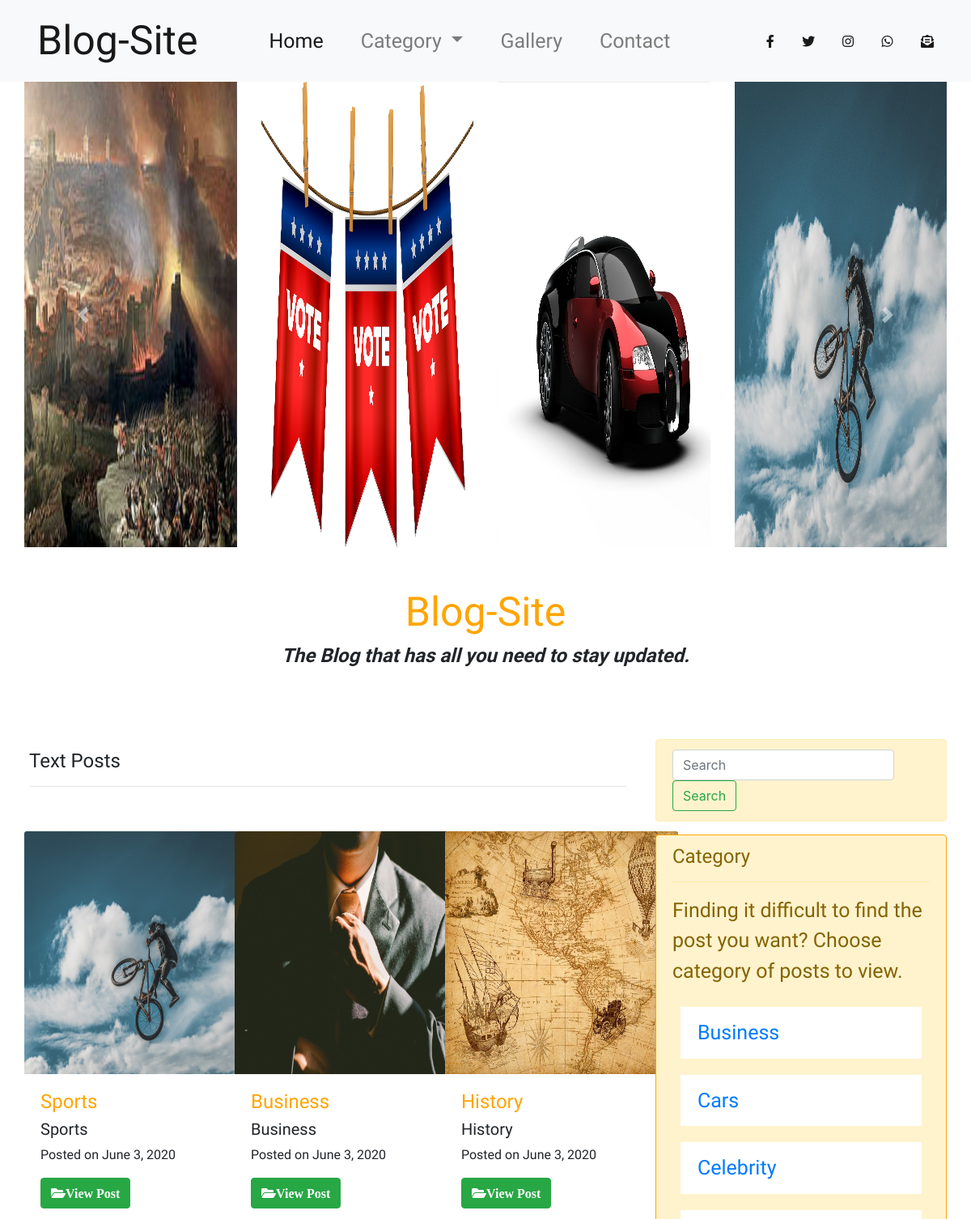
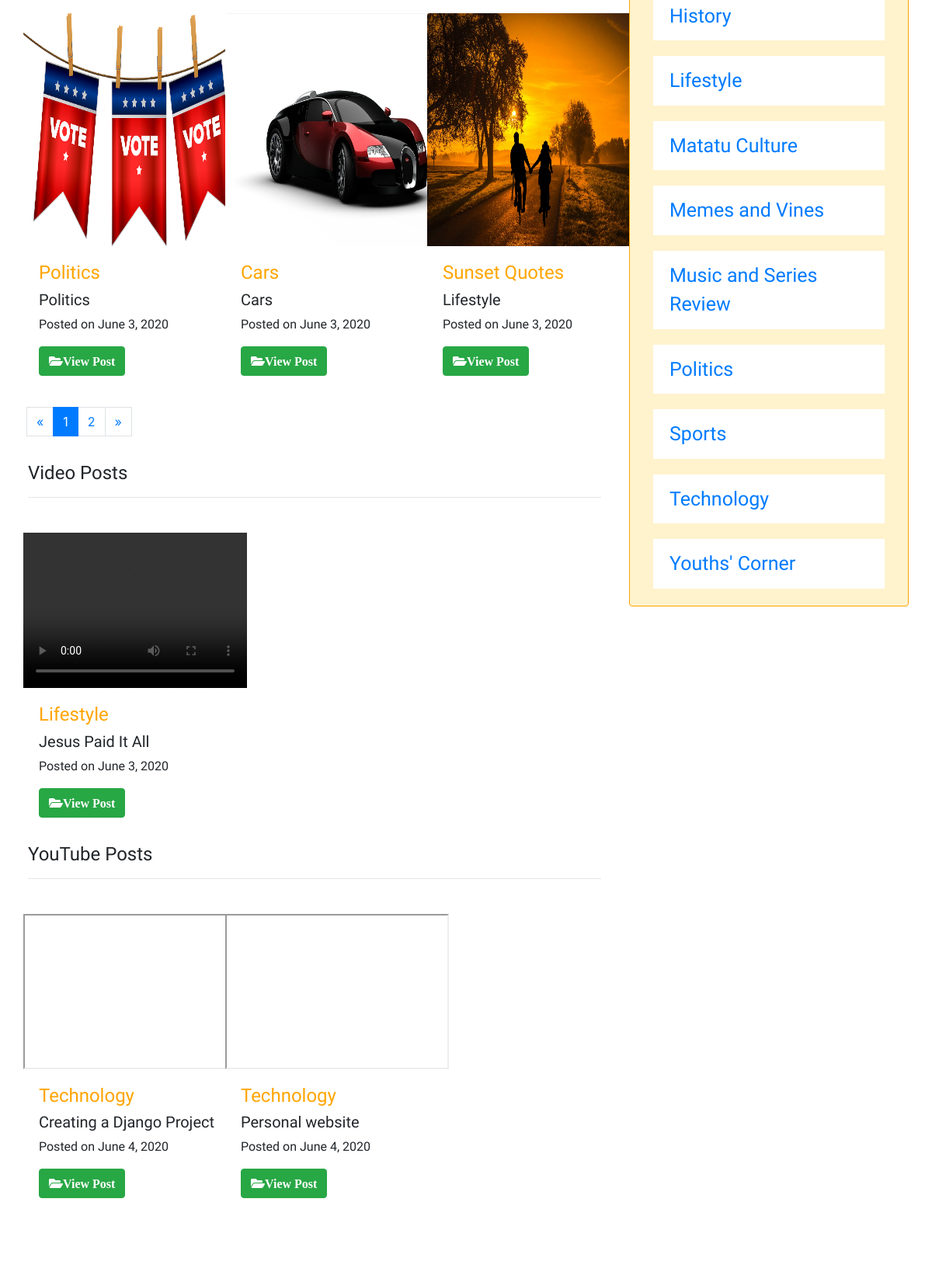
The page / (upper part) on the database its author committed (2 pictures, top to bottom).
### appBlogd/models.py (models this page shows, shortened)
class ImagePost(models.Model):
    image = models.ImageField()
    category = models.CharField(choices=category, default='unknown', max_length=100)
    title = models.CharField(max_length=50)
    description = models.CharField(max_length=200)
    author = models.CharField(max_length=40)
    story = models.TextField()
    date = models.DateField(auto_now_add=True)

class VideoPost(models.Model):
    video = models.FileField()
    category = models.CharField(choices=category, default='unknown', max_length=100)
    title = models.CharField(max_length=50)
    description = models.CharField(max_length=200)
    author = models.CharField(max_length=40)
    story = models.TextField()
    date = models.DateField(auto_now_add=True)

class YoutubePost(models.Model):
    url = models.CharField(max_length=20)
    category = models.CharField(choices=category, default='unknown', max_length=100)
    title = models.CharField(max_length=50)
    description = models.CharField(max_length=200)
    author = models.CharField(max_length=40)
    story = models.TextField()
    date = models.DateField(auto_now_add=True)

### appBlogd/views.py (the view)
# urls.py: path('', views.index, name='index'),
def index(request):
    infoCarousel = ImagePost.objects.order_by('?')
    infoImage = ImagePost.objects.order_by('?')
    infoVideo = VideoPost.objects.all
    infoYoutube = YoutubePost.objects.all
    paginator = Paginator(infoImage, 6)
    page = request.GET.get('page', 1)
    try:
        posts = paginator.page(page)
    except PageNotAnInteger:
        posts = paginator.page(1)
    except EmptyPage:
        posts = paginator.page(paginator.num_pages)
    context = {
        'infoCarousel': infoCarousel,
        'posts': posts,
        'infoVideo': infoVideo,
        'infoYoutube': infoYoutube,
    }
    return render(request, 'appBlogd/index.html', context)

### appBlogd/templates/appBlogd/index.html (shortened to what this page needs)
{% extends 'appBlogd/base.html' %}
{% block index %}
<div class="top-content">
    <div class="container-fluid">
        <div id="carousel-example" class="carousel slide" data-ride="carousel">
            <div class="carousel-inner row w-100 mx-auto" role="listbox">
                {% for infoCarousel in infoCarousel %}
                <div class="carousel-item text-center text-light col-12 col-sm-6 col-md-4 col-lg-3 {% if forloop.first %} active{% endif %}">
                    <a href="{% url 'appBlogd:viewImage_post' infoCarousel.id %}">
                        <img data-toggle="tooltip" title="{{infoCarousel.title}} | {{infoCarousel.description}}" src="{{infoCarousel.image.url}}" style="width: 100%; height: 575px;" class="img-fluid mx-auto d-block" alt="img1">
                    </a>
                </div>
                {% endfor %}
            </div>
            <a class="carousel-control-prev" href="#carousel-example" role="button" data-slide="prev">
                <span class="carousel-control-prev-icon" aria-hidden="true"></span>
            </a>
            <a class="carousel-control-next" href="#carousel-example" role="button" data-slide="next">
                <span class="carousel-control-next-icon" aria-hidden="true"></span>
            </a>
        </div>
    </div>
</div>
{% endblock %}
{% block pane %}
<div class="row">
    <div class="alert" role="alert" style="width: 100%;">
      <h4 class="alert-heading" style="font-family: BenchNine;">Text Posts</h4><hr>
    </div>
</div>
<div class="row">
    {% for posts in posts %}
    <div class="col-sm-4" style="margin-top: 10px;">
        <div class="card border-0" style="width: 18rem;">
            <a href="{% url 'appBlogd:viewImage_post' posts.id %}">
                <img src="{{posts.image.url}}" class="card-img-top" style="width: 100%; height: 300px;" alt="...">
            </a>
          <div class="card-body">
            <h4 class="card-text" style="color: #ffa500; Font-family: Teko;">{{posts.title}}</h4>
            <h5 class="card-text" style="Font-family: Bentham;">{{posts.category}}</h5>
            <p class="card-text" style="Font-family: Tenali Ramakrishna;">Posted on {{posts.date}}</p>
            <a href="{% url 'appBlogd:viewImage_post' posts.id %}" class="btn btn-success">
                <i class="fas fa-folder-open">View Post</i>
            </a>
          </div>
        </div>
    </div>
    {% endfor %}
</div>
<div class="row">
    {% if posts.has_other_pages %}
    <nav aria-label="Page navigation">
        <ul class="pagination justify-content-center" style="margin: 20px;">
        {% if posts.has_previous %}
          <li class="page-item">
              <a class="page-link" href="?page={{ posts.previous_page_number }}">&laquo;</a>
          </li>
        {% else %}
          <li class="disabled"><span class="page-link">&laquo;</span></li>
        {% endif %}
        {% for i in posts.paginator.page_range %}
          {% if posts.number == i %}
            <li class="active page-item"><span class="page-link">{{ i }} <span class="sr-only">(current)</span></span></li>
          {% else %}
            <li class="page-item"><a class="page-link" href="?page={{ i }}">{{ i }}</a></li>
          {% endif %}
        {% endfor %}
        {% if posts.has_next %}
          <li class="page-link"><a href="?page={{ posts.next_page_number }}">&raquo;</a></li>
        {% else %}
          <li class="disabled"><span class="page-link">&raquo;</span></li>
        {% endif %}
      </ul>
    </nav>
    {% endif %}
</div>
<div class="row">
    <div class="alert" role="alert" style="width: 100%;">
      <h4 class="alert-heading" style="font-family: BenchNine;">Video Posts</h4><hr>
    </div>
</div>
<div class="row">
    {% for infoVideo in infoVideo %}
    <div class="col-sm-4">
        <div class="card border-0" style="width: 18rem;">
            <video width="100%" height="200" controls>
                <source src="{{infoVideo.video.url}}" type="video/mp4">
            </video>
          <div class="card-body">
            <h4 class="card-text" style="color: #ffa500; Font-family: Teko;">{{infoVideo.category}}</h4>
            <h5 class="card-text" style="Font-family: Bentham;">{{infoVideo.title}}</h5>
            <p class="card-text" style="Font-family: Tenali Ramakrishna;">Posted on {{infoVideo.date}}</p>
            <a href="{% url 'appBlogd:viewVideo_post' infoVideo.id %}" class="btn btn-success">
                <i class="fas fa-folder-open">View Post</i>
            </a>
          </div>
        </div>
    </div>
    {% endfor %}
</div>
<div class="row">
    <div class="alert" role="alert" style="width: 100%;">
      <h4 class="alert-heading" style="font-family: BenchNine;">YouTube Posts</h4><hr>
    </div>
</div>
<div class="row">
    {% for infoYoutube in infoYoutube %}
    <div class="col-sm-4">
        <div class="card border-0" style="width: 18rem;">
            <iframe width="100%" height="200" src="https://www.youtube.com/embed/{{infoYoutube.url}}">
            </iframe>
          <div class="card-body">
            <h4 class="card-text" style="color: #ffa500; Font-family: Teko;">{{infoYoutube.category}}</h4>
            <h5 class="card-text" style="Font-family: Bentham;">{{infoYoutube.title}}</h5>
            <p class="card-text" style="Font-family: Tenali Ramakrishna;">Posted on {{infoYoutube.date}}</p>
            <a href="{% url 'appBlogd:viewYoutube_post' infoYoutube.id %}" class="btn btn-success">
                <i class="fas fa-folder-open">View Post</i>
            </a>
          </div>
        </div>
    </div>
    {% endfor %}
</div>
{% endblock %}

### appBlogd/templates/appBlogd/base.html (shortened to what this page needs)
<!DOCTYPE html>
<html lang="en">
<head>
    <link rel="stylesheet" href="https://stackpath.bootstrapcdn.com/bootstrap/4.5.0/css/bootstrap.min.css">
    <link rel="stylesheet" href="https://use.fontawesome.com/releases/v5.8.1/css/all.css">
</head>
<body class="">
    <nav class="navbar sticky-top navbar-expand-lg navbar-light bg-light">
      <a class="navbar-brand" href="{% url 'appBlogd:index' %}" style="margin-left: 30px; margin-right: 50px; Font-family: piedra; font-size: 50px;">Blog-Site</a>
      <div class="collapse navbar-collapse" id="navbarText">
        <ul class="navbar-nav mr-auto">
          <li class="nav-item active" style="padding-left: 30px;">
            <a class="nav-link" href="{% url 'appBlogd:index' %}" style="font-family: satisfy; font-size: 25px;">Home <span class="sr-only">(current)</span></a>
          </li>
          <li class="nav-item dropdown" style="padding-left: 30px;">
            <a class="nav-link dropdown-toggle" style="font-family: satisfy; font-size: 25px;" href="#" id="navbarDropdownMenuLink" role="button" data-toggle="dropdown" aria-haspopup="true" aria-expanded="false">
              Category
            </a>
          </li>
          <li class="nav-item" style="padding-left: 30px; font-family: satisfy; font-size: 25px;">
            <a class="nav-link" href="{% url 'appBlogd:gallery' %}">Gallery</a>
          </li>
          <li class="nav-item" style="padding-left: 30px; font-family: satisfy; font-size: 25px;">
            <a class="nav-link" href="{% url 'appBlogd:contact' %}">Contact</a>
          </li>
        </ul>
        <span class="navbar-text" style="margin-left: 30px; margin-right: 30px;">
            <a href="#">
                <i class="fab fa-facebook-f" style="margin-right: 30px;"></i>
            </a>
            <b>
            <a href="#">
                <i class="fab fa-twitter" style="margin-right: 30px;"></i>
            </a>
            </b>
            <a href="#">
                <i class="fab fa-instagram" style="margin-right: 30px;"></i>
            </a>
            <a href="#">
                <i class="fab fa-whatsapp" style="margin-right: 30px;"></i>
            </a>
            <a href="#" target="_blank">
                <i class="fas fa-envelope-open-text"></i>
            </a>
        </span>
      </div>
    </nav>
{% block index %}{% endblock %}
    <div class="container-fluid" style="text-align: center; margin-top: 50px;">
        <div class="row" style="display: inline-block;">
            <h4 style="color: #ffa500; Font-family: piedra; font-size: 50px;">Blog-Site</h4>
            <h4 style="font-family: BenchNine; margin-top: 10px;"><i><b>The Blog that has all you need to stay updated.</b></i></h4>
        </div>
    </div>
    <div class="container-fluid" style="margin-top: 50px; padding: 30px;">
        <div class="row">
            <div class="col-sm-8" style="border-color: #ffa500;">
                {% block pane %}{% endblock %}
            </div>
            <div class="col-sm-4" style="Font-size: 25px;">
                <div class="alert alert-warning" role="alert">
                    <form class="form-inline" style="width: 100%;">
                      <input class="form-control" type="search" placeholder="Search" aria-label="Search">
                      <button class="btn btn-outline-success" type="submit">Search</button>
                    </form>
                </div>
                <div class="alert alert-warning" role="alert" style="border-color: #ffa500">
                  <h4 class="alert-heading" style="font-family: BenchNine;">Category</h4><hr>
                  <p style="Font-family: Tenali Ramakrishna;">Finding it difficult to find the post you want? Choose category of posts to view.</p>
                  <ul class="list-group" style="list-style-type: none; Font-family: Tenali Ramakrishna;">
                      <a href="{% url 'appBlogd:catBusiness' %}"><li class="list-group-item" style="margin: 10px; border-color: #ffffff;">Business</li></a>
                      <a href="{% url 'appBlogd:catCars' %}"><li class="list-group-item" style="margin: 10px; border-color: #ffffff;">Cars</li></a>
                      <a href="{% url 'appBlogd:catCelebrity' %}"><li class="list-group-item" style="margin: 10px; border-color: #ffffff;">Celebrity</li></a>
                      <a href="{% url 'appBlogd:catHistory' %}"><li class="list-group-item" style="margin: 10px; border-color: #ffffff;">History</li></a>
                      <a href="{% url 'appBlogd:catLifestyle' %}"><li class="list-group-item" style="margin: 10px; border-color: #ffffff;">Lifestyle</li></a>
                      <a href="{% url 'appBlogd:catMatatu' %}"><li class="list-group-item" style="margin: 10px; border-color: #ffffff;">Matatu Culture</li></a>
                      <a href="{% url 'appBlogd:catMemes' %}"><li class="list-group-item" style="margin: 10px; border-color: #ffffff;">Memes and Vines</li></a>
                      <a href="{% url 'appBlogd:catReviews' %}"><li class="list-group-item" style="margin: 10px; border-color: #ffffff;">Music and Series Review</li></a>
                      <a href="{% url 'appBlogd:catPolitics' %}"><li class="list-group-item" style="margin: 10px; border-color: #ffffff;">Politics</li></a>
                      <a href="{% url 'appBlogd:catSports' %}"><li class="list-group-item" style="margin: 10px; border-color: #ffffff;">Sports</li></a>
                      <a href="{% url 'appBlogd:catTechnology' %}"><li class="list-group-item" style="margin: 10px; border-color: #ffffff;">Technology</li></a>
                      <a href="{% url 'appBlogd:catYouths' %}"><li class="list-group-item" style="margin: 10px; border-color: #ffffff;">Youths' Corner</li></a>
                  </ul>
                </div>
            </div>
        </div>
    </div>
    <div class="container-fluid" style="text-align: center; padding: 30px;">
</div>
</body>
</html>

### appBlogd/templates/appBlogd/base.html (style rules this page uses)
@media (min-width: 576px) { .carousel-item { margin-right: 0; } }
@media (min-width: 576px) { .carousel-inner .active + .carousel-item { display: block; } }
@media (min-width: 576px) { .carousel-inner .carousel-item.active:not(.carousel-item-right):not(.carousel-item-left), .carousel-inner .carousel-item.active:not(.carousel-item-right):not(.carousel-item-left) + .carousel-item { transition: none; } }
@media (min-width: 768px) { .carousel-inner .active + .carousel-item + .carousel-item { display: block; } }
@media (min-width: 768px) { .carousel-inner .carousel-item.active:not(.carousel-item-right):not(.carousel-item-left) + .carousel-item + .carousel-item { transition: none; } }
@media (min-width: 991px) { .carousel-inner .active + .carousel-item + .carousel-item + .carousel-item { display: block; } }
@media (min-width: 991px) { .carousel-inner .carousel-item.active:not(.carousel-item-right):not(.carousel-item-left) + .carousel-item + .carousel-item + .carousel-item { transition: none; } }

### rows shown on the page
ImagePost: image (picture)
ImagePost: image (picture), title "Politics", category "Politics", date "June 3, 2020"
ImagePost: image (picture), title "Cars", category "Cars", date "June 3, 2020"
ImagePost: image (picture), title "Sports", category "Sports", date "June 3, 2020"
ImagePost: image (picture), title "Business", category "Business", date "June 3, 2020"
ImagePost: image (picture), title "History", category "History", date "June 3, 2020"
ImagePost: image (picture), title "Sunset Quotes", category "Lifestyle", date "June 3, 2020"
VideoPost: category "Lifestyle", title "Jesus Paid It All", date "June 3, 2020"
YoutubePost: category "Technology", title "Creating a Django Project", date "June 4, 2020"
YoutubePost: category "Technology", title "Personal website", date "June 4, 2020"

### other values the page prints
{{ i }} "1"
{{ i }} "2"
